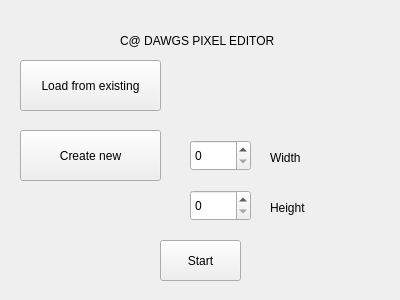
<?xml version="1.0" encoding="UTF-8"?>
<ui version="4.0">
 <class>OpeningWindow</class>
 <widget class="QWidget" name="OpeningWindow">
  <property name="geometry">
   <rect>
    <x>0</x>
    <y>0</y>
    <width>400</width>
    <height>300</height>
   </rect>
  </property>
  <property name="windowTitle">
   <string>Form</string>
  </property>
  <widget class="QPushButton" name="loadButton">
   <property name="geometry">
    <rect>
     <x>20</x>
     <y>60</y>
     <width>141</width>
     <height>51</height>
    </rect>
   </property>
   <property name="text">
    <string>Load from existing</string>
   </property>
  </widget>
  <widget class="QPushButton" name="createNewButton">
   <property name="geometry">
    <rect>
     <x>20</x>
     <y>130</y>
     <width>141</width>
     <height>51</height>
    </rect>
   </property>
   <property name="text">
    <string>Create new</string>
   </property>
  </widget>
  <widget class="QSpinBox" name="widthBox">
   <property name="geometry">
    <rect>
     <x>190</x>
     <y>140</y>
     <width>61</width>
     <height>31</height>
    </rect>
   </property>
  </widget>
  <widget class="QSpinBox" name="heightBox">
   <property name="geometry">
    <rect>
     <x>190</x>
     <y>190</y>
     <width>61</width>
     <height>31</height>
    </rect>
   </property>
  </widget>
  <widget class="QLabel" name="height">
   <property name="geometry">
    <rect>
     <x>270</x>
     <y>200</y>
     <width>58</width>
     <height>16</height>
    </rect>
   </property>
   <property name="text">
    <string>Height</string>
   </property>
  </widget>
  <widget class="QLabel" name="width">
   <property name="geometry">
    <rect>
     <x>270</x>
     <y>150</y>
     <width>58</width>
     <height>16</height>
    </rect>
   </property>
   <property name="text">
    <string>Width</string>
   </property>
  </widget>
  <widget class="QPushButton" name="startButton">
   <property name="geometry">
    <rect>
     <x>160</x>
     <y>240</y>
     <width>81</width>
     <height>41</height>
    </rect>
   </property>
   <property name="text">
    <string>Start</string>
   </property>
  </widget>
  <widget class="QLabel" name="mainText">
   <property name="geometry">
    <rect>
     <x>120</x>
     <y>20</y>
     <width>161</width>
     <height>41</height>
    </rect>
   </property>
   <property name="text">
    <string>C@ DAWGS PIXEL EDITOR</string>
   </property>
  </widget>
 </widget>
 <resources/>
 <connections/>
</ui>
